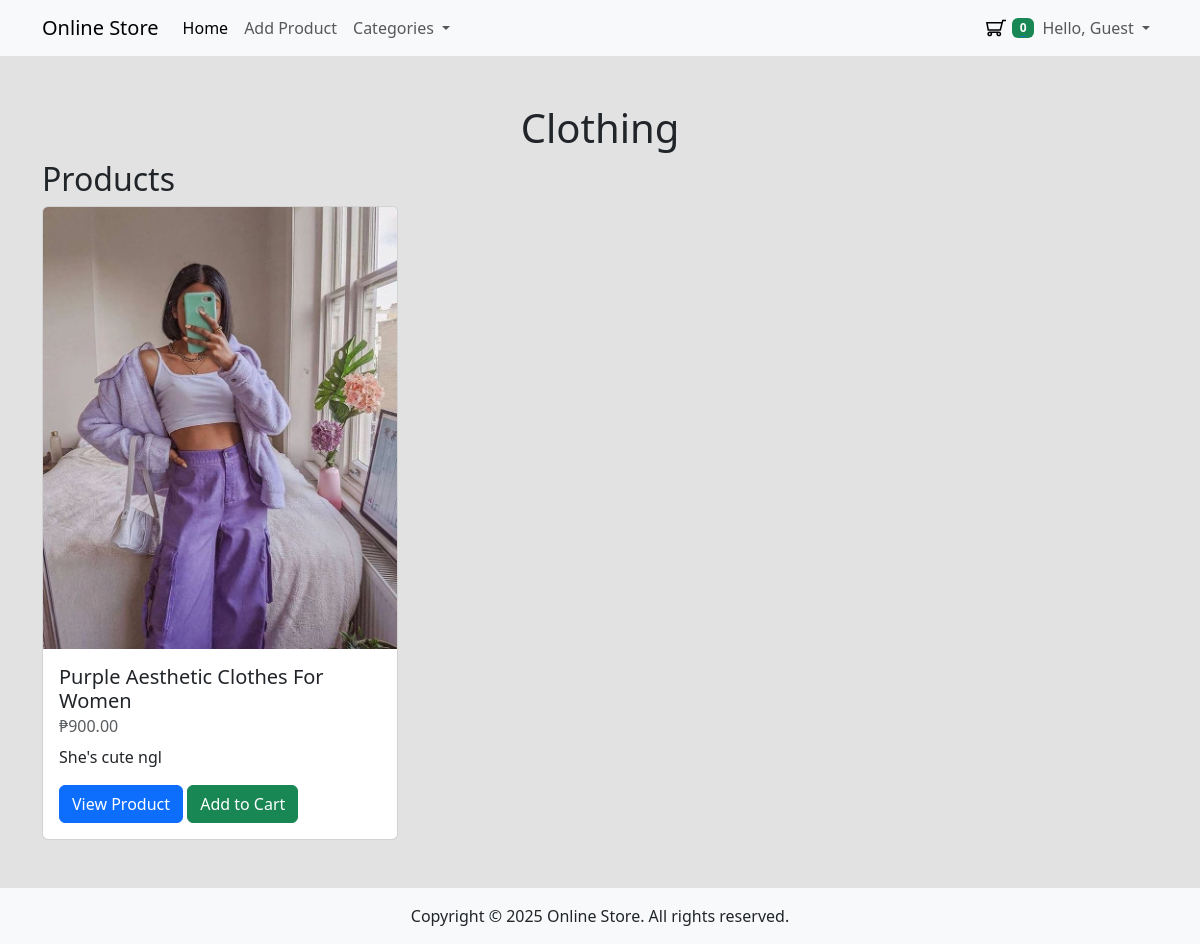
The page /category.php?name=Clothing on the database its author committed.
### tables this page shows
CREATE TABLE `products` (
  `id` int(11) NOT NULL,
  `name` varchar(255) NOT NULL,
  `description` text DEFAULT NULL,
  `price` decimal(10,2) NOT NULL,
  `slug` varchar(255) NOT NULL,
  `image_path` varchar(255) DEFAULT NULL,
  `category_id` int(11) DEFAULT NULL,
  `created_at` timestamp NOT NULL DEFAULT current_timestamp(),
  `updated_at` timestamp NOT NULL DEFAULT current_timestamp() ON UPDATE current_timestamp()
);

### app/includes/database.php (called while the page is built, shortened)
<?php
class Database {
    private $host = "localhost";
    private $db_name = "mini_framework_store";
    private $username = "root";
    private $password = "";
    protected $conn;
    public function __construct() {
        try {
            $this->conn = new \PDO("mysql:host=" . $this->host . ";dbname=" . $this->db_name, $this->username, $this->password);
            $this->conn->setAttribute(\PDO::ATTR_ERRMODE, \PDO::ERRMODE_EXCEPTION);
        } catch (\PDOException $e) {
            die("Connection failed: " . $e->getMessage());
        }
    }
    public function getConnection() {
        return $this->conn;
    }
}

### app/models/Product.php (called while the page is built, shortened)
<?php
class Product extends Database
{
    private $db;
    public function __construct()
    {
        $this->db = $this->getConnection();
    }
    public function getByCategory($category_name)
    {
        $sql = "SELECT products.id, products.name, products.price, products.description, products.image_path FROM products JOIN product_categories ON products.category_id = product_categories.id WHERE product_categories.name = :category_name";
        $stmt = $this->db->prepare($sql);
        $stmt->execute([
            'category_name' => $category_name
        ]);
        return $stmt->fetchAll(\PDO::FETCH_ASSOC);
    }
}

### category.php (the view, shortened to what this page needs)
<?php
$products = new Product();
$category = $_GET['name'];
$amounLocale = 'en_PH';
$pesoFormatter = new NumberFormatter($amounLocale, NumberFormatter::CURRENCY);
?>
<div class="container my-5">
    <div class="row align-items-center">
        <div class="col-md-12">
            <h1 class="text-center"><?php echo $category ?></h1>
        </div>
    </div>
    <div class="row">
        <h2>Products</h2>
        <?php foreach($products->getByCategory($category) as $product): ?>
        <div class="col-md-4">
            <div class="card">
                <img src="<?php echo $product['image_path'] ?>" class="card-img-top" alt="...">
                <div class="card-body">
                    <h5 class="card-title"><?php echo $product['name'] ?></h5>
                    <h6 class="card-subtitle mb-2 text-body-secondary"><?php echo $formattedAmount = $pesoFormatter->formatCurrency($product['price'], 'PHP') ?></h6>
                    <p class="card-text"><?php echo $product['description'] ?></p>
                    <a href="product.php?id=<?php echo $product['id'] ?>" class="btn btn-primary">View Product</a>
                    <a href="cart.php?product_id=<?php echo $product['id'] ?>" class="btn btn-success">Add to Cart</a>
                </div>
            </div>
        </div>
        <?php endforeach; ?>
    </div>
</div>

### assets/css/styles.css (style rules this page uses)
.store-body { background-color: #e2e2e2 }

### rows shown on the page
products: image_path (picture), name "Purple Aesthetic Clothes For Women", price "₱900.00", description "She's cute ngl"

### other values the page prints
countCart() "0"
$category "Clothing"
